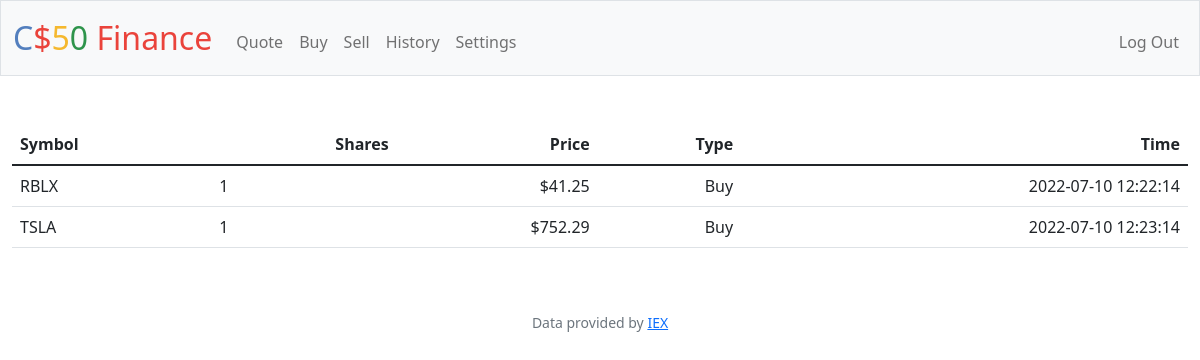
The app's page /history (signed in) with its own data.
### tables this page shows
CREATE TABLE orders(
order_id INTEGER PRIMARY KEY AUTOINCREMENT NOT NULL,
user_id INTENGER NOT NULL,
symbol TEXT NOT NULL,
amount NUMERIC NOT NULL,
price NUMERIC NOT NULL,
time TEXT NOT NULL,
type TEXT NOT NULL,
FOREIGN KEY(user_id) REFERENCES users(id)
);

### app.py (the view)
@app.route("/history")
@login_required
def history():
    orderdb = db.execute("SELECT * FROM orders WHERE user_id = ?", session["user_id"])
    return render_template("history.html", orderdb=orderdb)

### app.py (called while the page is built)
@app.after_request
def after_request(response):
    response.headers["Cache-Control"] = "no-cache, no-store, must-revalidate"
    response.headers["Expires"] = 0
    response.headers["Pragma"] = "no-cache"
    return response

### helpers.py (called while the page is built)
def login_required(f):
    @wraps(f)
    def decorated_function(*args, **kwargs):
        if session.get("user_id") is None:
            return redirect("/login")
        return f(*args, **kwargs)
    return decorated_function

def usd(value):
    return f"${value:,.2f}"

### templates/history.html (shortened to what this page needs)
{% extends "layout.html" %}
{% block main %}
<table class="table">
    <thead>
        <tr>
            <th class="text-start">Symbol</th>
            <th class="text-end">Shares</th>
            <th class="text-end">Price</th>
            <th class="text-end">Type</th>
            <th class="text-end">Time</th>
        </tr>
    </thead>
    <tbody>
        {% for stock in orderdb %}
        <tr>
            <td class="text-start">{{stock.symbol}}</td>
            <td class="text-start">{{stock.amount}}</td>
            <td class="text-end">{{stock.price | usd}}</td>
            <td class="text-end">{{stock.type}}</td>
            <td class="text-end">{{stock.time}}</td>
        </tr>
        {% endfor %}
    </tbody>
</table>
{% endblock %}

### records on screen
orders: symbol "RBLX", amount "1", price "$41.25", type "Buy", time "2022-07-10 12:22:14"
orders: symbol "TSLA", amount "1", price "$752.29", type "Buy", time "2022-07-10 12:23:14"
